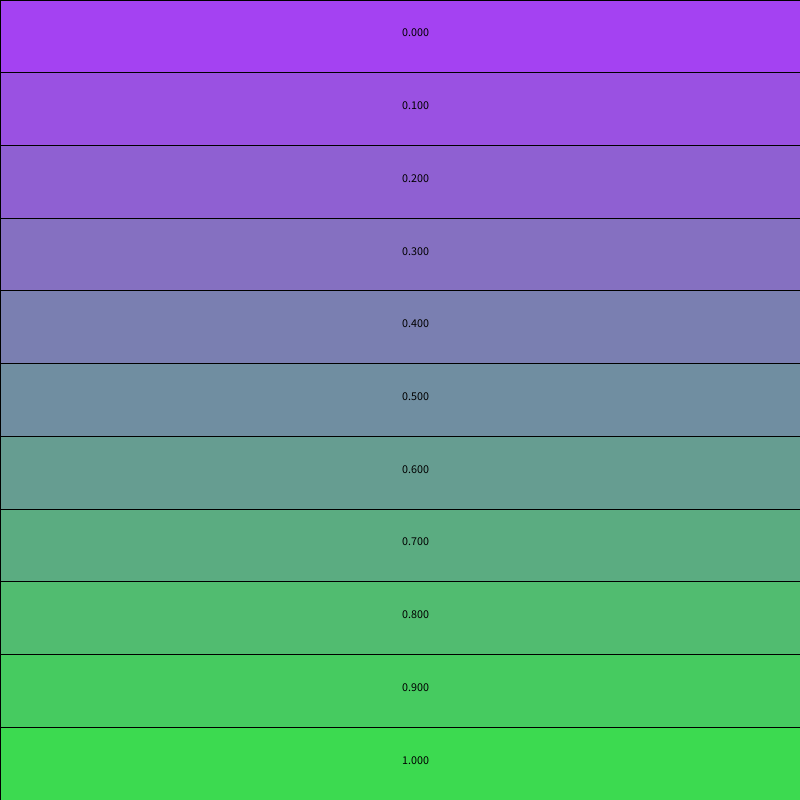
Frame 1 (no input)
Frame 60 (the mouse pressed at the canvas centre just before this capture): identical to frame 1, image omitted
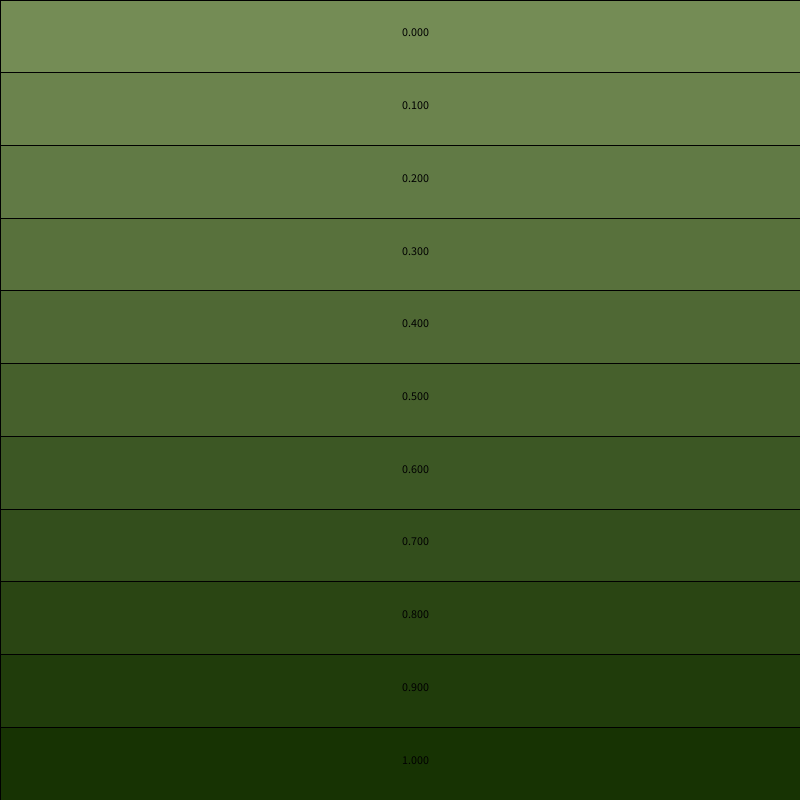
Frame 120 (the mouse held since frame 60 and released just before this capture)

The Processing sketch that drew these frames (run headless with seeded random() and noise(); from frame 60 on, the mouse is pressed at the canvas centre):

// Processing sketch: lerpColor_Color_Stairs
// ── lerpColor_Color_Stairs.pde
color c1, c2, c3;

void setup(){
  size(800, 800);
  c1 = color(random(255), random(255), random(255));
  c2 = color(random(255), random(255), random(255));
}

void draw(){
  background(255);
  float h = height/(float)11;
  int n = 0;
  for(float i=0; i<1.1; i+=0.1){
    c3 = lerpColor(c1, c2, i);
    fill(c3); 
    rect(0, h*n, width, h);
    fill(0); text(i, width/2, h*(n+1) - h/2);
    n++;
  }
}

void mousePressed(){
  c1 = color(random(255), random(255), random(255));
  c2 = color(random(255), random(255), random(255));
}
